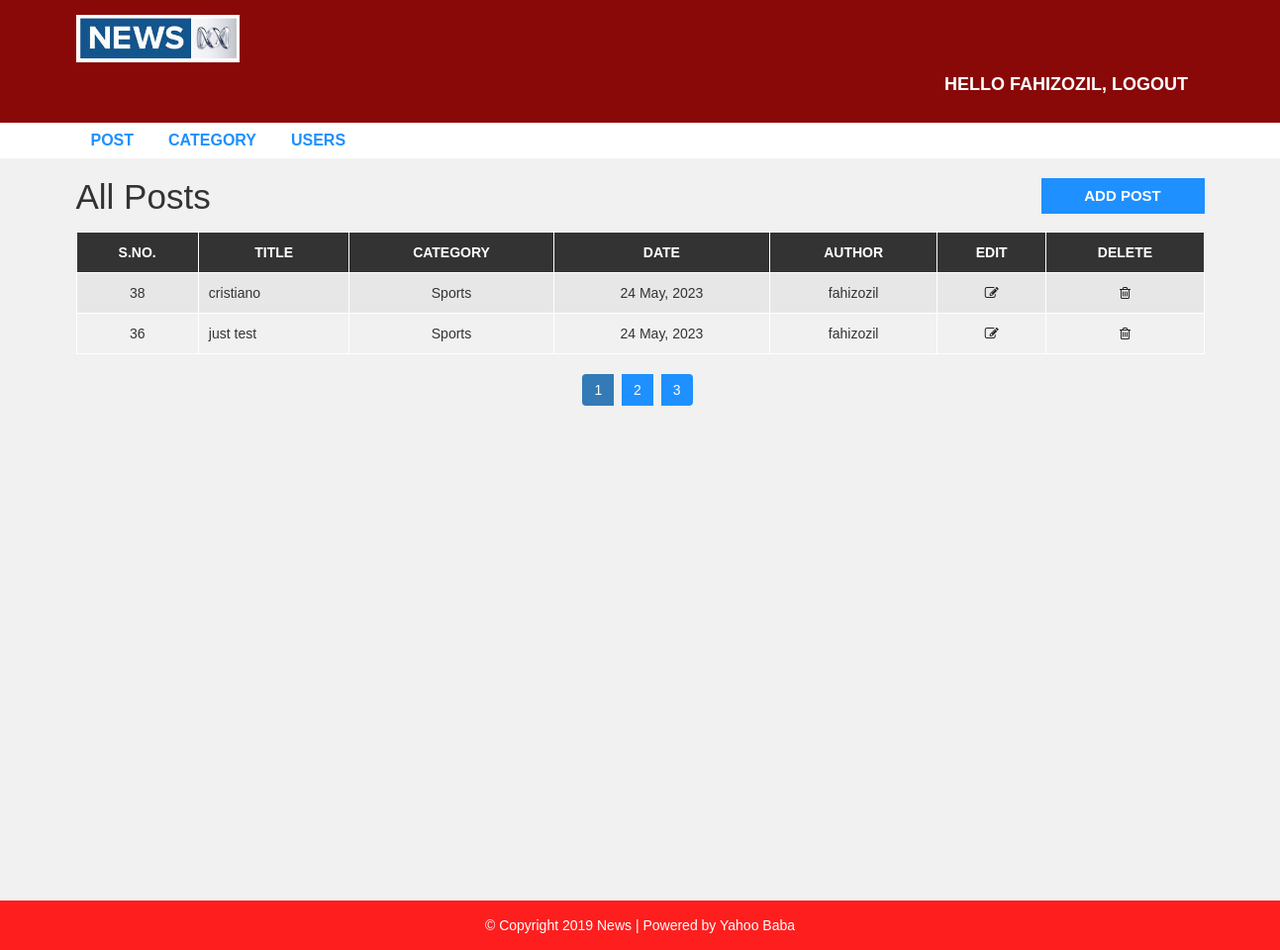
/admin/post.php (signed in), run on the app's committed database.
### tables this page shows
CREATE TABLE `post` (
  `post_id` int(11) NOT NULL,
  `title` varchar(100) NOT NULL,
  `description` text NOT NULL,
  `category` varchar(100) NOT NULL,
  `post_date` varchar(50) NOT NULL,
  `author` int(11) NOT NULL,
  `post_img` varchar(100) NOT NULL
);

CREATE TABLE `category` (
  `category_id` int(11) NOT NULL,
  `category_name` varchar(100) NOT NULL,
  `post` int(11) NOT NULL DEFAULT 0
);

CREATE TABLE `user` (
  `user_id` int(10) UNSIGNED NOT NULL,
  `first_name` varchar(30) NOT NULL,
  `last_name` varchar(30) NOT NULL,
  `username` varchar(30) DEFAULT NULL,
  `password` varchar(40) DEFAULT NULL,
  `role` int(11) NOT NULL
);

### admin/post.php (the view)
<?php include "header.php"; ?>
  <div id="admin-content">
      <div class="container">
          <div class="row">
              <div class="col-md-10">
                  <h1 class="admin-heading">All Posts</h1>
              </div>
              <div class="col-md-2">
                  <a class="add-new" href="add-post.php">add post</a>
              </div>
              <div class="col-md-12">
              <?php
              include('config.php');
              $sql="SELECT * FROM post
               LEFT JOIN category on post.category = category.category_id
               LEFT JOIN user on post.author = user.user_id
                order by post.post_id  DESC ";
              $result= mysqli_query($conn,$sql) or die ("query field");
              if (mysqli_num_rows($result)> 0) {
              ?>
                  <table class="content-table">
                      <thead>
                          <th>S.No.</th>
                          <th>Title</th>
                          <th>Category</th>
                          <th>Date</th>
                          <th>Author</th>
                          <th>Edit</th>
                          <th>Delete</th>
                      </thead>
                      <tbody>
                      <?php while ($row=mysqli_fetch_assoc($result)) {
                        ?>
                          <tr>
                              <td class='id'> <?php echo $row['post_id'] ?>  </td>
                              <td><?php echo $row['title'] ?></td>
                              <td><?php echo $row['category_name'] ?></td>
                              <td><?php echo $row['post_date'] ?></td>
                              <td><?php echo $row['username'] ?></td>
                              <td class='edit'><a href='update-post.php? id=<?php echo $row['post_id']; ?>'><i class='fa fa-edit'></i></a></td>
                              <td class='delete'><a href='delete-post.php? id=<?php echo $row['post_id']; ?>'><i class='fa fa-trash-o'></i></a></td>
                          </tr>
                        <?php
                      }
                      ?>
                      </tbody>
                  </table>
                  <?php
                      }
                  ?>
                  <ul class='pagination admin-pagination'>
                      <li class="active"><a>1</a></li>
                      <li><a>2</a></li>
                      <li><a>3</a></li>
                  </ul>
              </div>
          </div>
      </div>
  </div>
<?php include "footer.php"; ?>

### css/style.css (style rules this page uses)
body { background: #f1f1f1; font-family: sans-serif,arial,Helvetica; }
a, a:hover, a:focus { text-decoration: none; outline: none; }
ul { margin:0; padding:0; list-style:none; }
#admin-content { padding: 20px 0; min-height: 750px; }
#admin-content .admin-heading { font-size: 35px; margin: 0 0 15px; }
#admin-content .add-new { color: #fff; background-color: #1E90FF; font-size: 15px; font-weight: 600; text-align: center; text-transform: uppercase; padding: 7px 10px; display: block; transition: all 0.3s; }
#admin-content .content-table { border: 1px solid #000; width: 100%; margin: 0 0 20px; }
#admin-content .content-table thead { color: #fff; background-color: #333; }
#admin-content .content-table th { padding: 10px; border: 1px solid #fff; font-weight: 600; text-align: center; text-transform: uppercase; }
#admin-content .content-table tbody { color: #333; }
#admin-content .content-table tbody tr { background-color: #e7e7e7; }
#admin-content .content-table tbody tr:nth-child(even) { background-color: transparent; }
#admin-content .content-table tbody td { padding: 10px; border: 1px solid #fff; text-align: center; }
#admin-content .content-table tbody td:nth-child(2) { text-align: left; }
#admin-content .admin-pagination { margin: 0; }
#admin-content .admin-pagination li a { display: block; }
.id, .edit, .delete { text-align:center; }
.pagination { display: block; text-align: center; margin: 0; }
.pagination li { display:inline-block; margin: 0 5px 0 0; }
.pagination li a { border: none; background: #1e90ff; color: #fff; }
i.fa { color:#222; }

### data on the page
post: post_id "38", title "cristiano", category.category_name "Sports", post_date "24 May, 2023", user.username "fahizozil"
post: post_id "36", title "just test", category.category_name "Sports", post_date "24 May, 2023", user.username "fahizozil"

### other printed values
$_SESSION["username"] "FAHIZOZIL"
